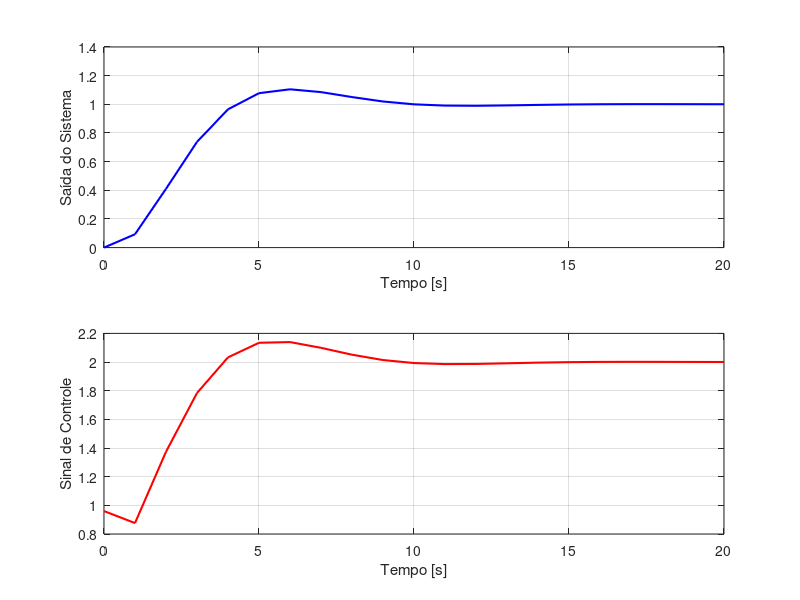
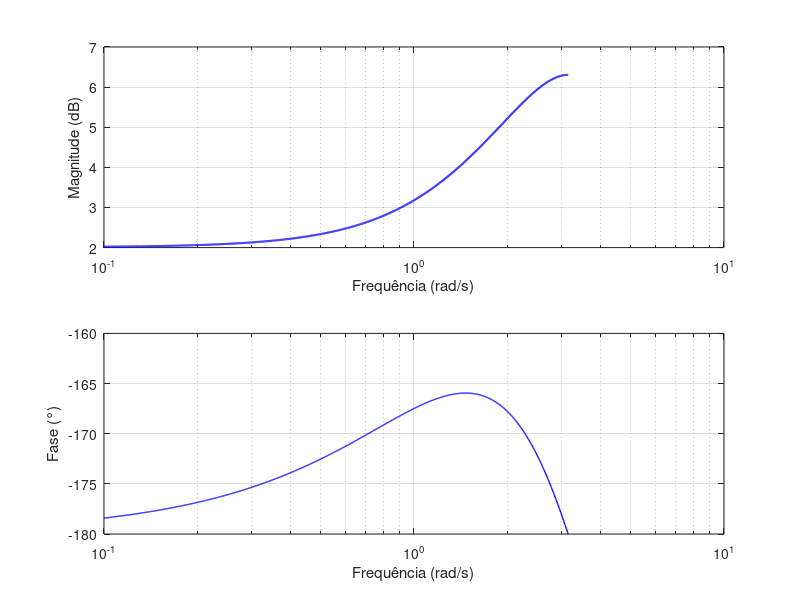
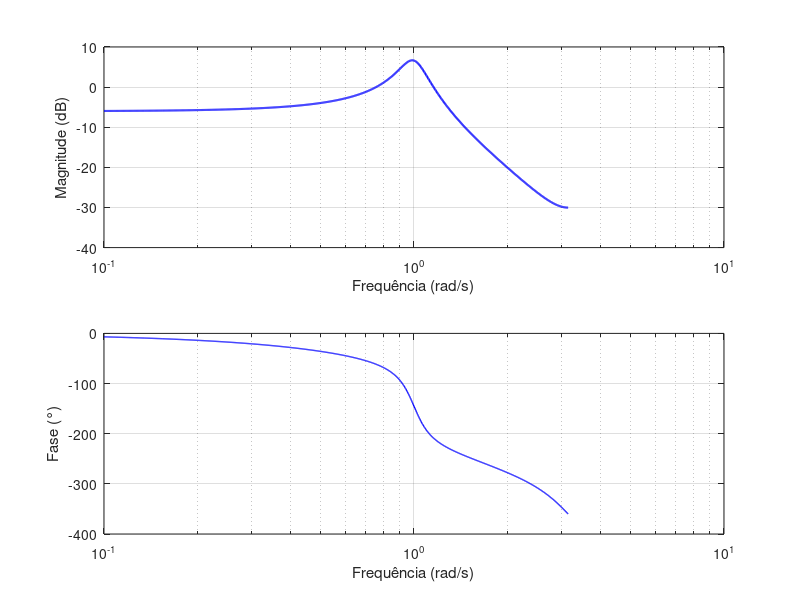
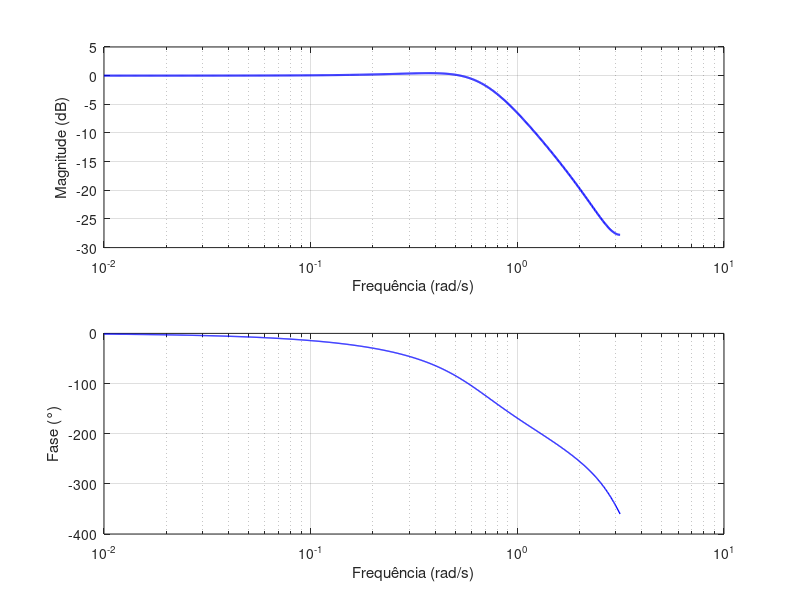

These figures' MATLAB source, in order:
% Sistema:
G = tf(1, conv([1 2], [1 0.2 1]));
T = 1;
Gz = c2d(G, T, 'zoh');

% Especificações de projeto:
ts = 10;
os = 0.1;

% Parâmetros de projeto do sistema:
tau = ts/4;
R = exp(-T/tau);
zeta = sqrt((log(os)^2)/((pi^2)+(log(os)^2)));
theta = sqrt(((log(R)^2) - ((zeta^2)*(log(R)^2)))/(zeta^2));

% Polos desejados:
a = R*cos(theta);
b = R*sin(theta);
pd1 = complex(a, b);
pd2 = complex(a, -b);

% Polinômio característico:
%polmf = conv([1 -pd1], [1 -pd2]);
%polmf = conv(polmf, [1 -pd2]);
polmf = [1 -2*a (a^2 + b^2)];
polmf = conv(polmf, [1 0]);
polmf = conv(polmf, [1 0]);
polmf = conv(polmf, [1 0]);

% Definindo o vetor D:
D = fliplr(polmf)';

% Definindo a matriz E:
A = Gz.den{1};
B = Gz.num{1};
n = size(Gz.den{1});
n = n(2)-1;
e11 = zeros(n,n);
e12 = zeros(n,n);
e21 = zeros(n,n);
e22 = zeros(n,n);
for i=[1:1:n]
    for j=[1:1:n]
        if(j<=i)
            k = (i-j);
            e11(i,j) = A(n-k+1);
            e12(i,j) = B(n-k+1);
        end
        if(j>=i)
            k = (j-i);
            e21(i,j) = A(k+1);
            e22(i,j) = B(k+1);
        end
    end
end
E = [e11 e12; e21 e22];

% Cáclulo dos controladores:
M = inv(E)*D;
alpha = fliplr(M(1:n)');
beta = fliplr(M(n+1:2*n)');

% Função de transferência do controlador:
C = tf(beta, alpha, T);

% Malha fechada:
MF = feedback(C*Gz, 1);
refy = feedback(C*Gz, 1)/dcgain(MF);
%Sinal de controle:
refu = feedback(C, Gz)/dcgain(MF);

%Plot:
figure
subplot(2,1,1);
[y,t] = step(refy);
plot(t, y, 'b', 'LineWidth', 1.5);
grid
xlabel('Tempo [s]');
ylabel('Saída do Sistema');
xlim([0,20]);
subplot(2,1,2);
[u,t] = step(refu);
plot(t, u, 'r', 'LineWidth', 1.5);
grid
xlabel('Tempo [s]');
ylabel('Sinal de Controle');
xlim([0,20]);
exportgraphics(gcf, 'mf.eps', 'ContentType', 'vector');

%Bode controlador:
[mag, phase, omega] = bode(C);
mag_dB = 20*log10(squeeze(mag));
phase = squeeze(phase);
omega = squeeze(omega);
figure
subplot(2,1,1);
semilogx(omega, mag_dB, 'b', 'LineWidth', 1.5);
grid
xlabel('Frequência (rad/s)');
ylabel('Magnitude (dB)');
subplot(2,1,2);
semilogx(omega, phase, 'b', 'LineWidth', 1);
grid
xlabel('Frequência (rad/s)');
ylabel('Fase (°)');
exportgraphics(gcf, 'bode_cont.eps', 'ContentType', 'vector');

%Bode sistema:
[mag, phase, omega] = bode(Gz);
mag_dB = 20*log10(squeeze(mag));
phase = squeeze(phase);
omega = squeeze(omega);
figure
subplot(2,1,1);
semilogx(omega, mag_dB, 'b', 'LineWidth', 1.5);
grid
xlabel('Frequência (rad/s)');
ylabel('Magnitude (dB)');
subplot(2,1,2);
semilogx(omega, phase, 'b', 'LineWidth', 1);
grid
xlabel('Frequência (rad/s)');
ylabel('Fase (°)');
exportgraphics(gcf, 'bode_sys.eps', 'ContentType', 'vector');

%Bode ref -> y:
[mag, phase, omega] = bode(refy);
mag_dB = 20*log10(squeeze(mag));
phase = squeeze(phase);
omega = squeeze(omega);
figure
subplot(2,1,1);
semilogx(omega, mag_dB, 'b', 'LineWidth', 1.5);
grid
xlabel('Frequência (rad/s)');
ylabel('Magnitude (dB)');
subplot(2,1,2);
semilogx(omega, phase, 'b', 'LineWidth', 1);
grid
xlabel('Frequência (rad/s)');
ylabel('Fase (°)');
exportgraphics(gcf, 'bode_mf.eps', 'ContentType', 'vector');

%Bode ref -> u:
[mag, phase, omega] = bode(refu);
mag_dB = 20*log10(squeeze(mag));
phase = squeeze(phase);
omega = squeeze(omega);
figure
subplot(2,1,1);
semilogx(omega, mag_dB, 'b', 'LineWidth', 1.5);
grid
xlabel('Frequência (rad/s)');
ylabel('Magnitude (dB)');
subplot(2,1,2);
semilogx(omega, phase, 'b', 'LineWidth', 1);
grid
xlabel('Frequência (rad/s)');
ylabel('Fase (°)');
exportgraphics(gcf, 'bode_refu.eps', 'ContentType', 'vector');